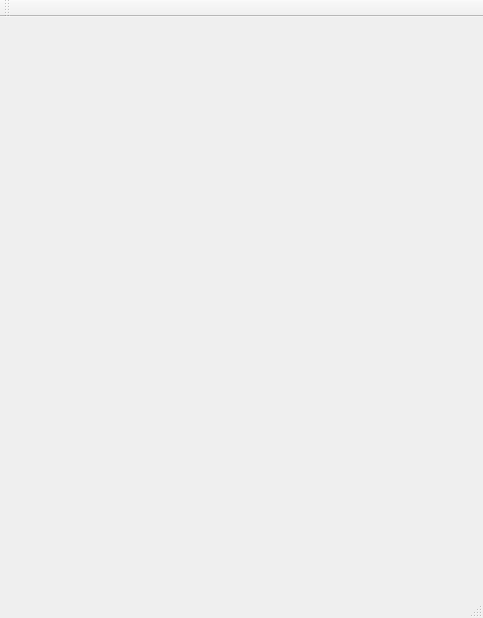
<?xml version="1.0" encoding="UTF-8"?>
<ui version="4.0">
 <class>MainWindow</class>
 <widget class="QMainWindow" name="MainWindow">
  <property name="geometry">
   <rect>
    <x>0</x>
    <y>0</y>
    <width>483</width>
    <height>618</height>
   </rect>
  </property>
  <property name="windowTitle">
   <string>MainWindow</string>
  </property>
  <widget class="QWidget" name="centralWidget"/>
  <widget class="QMenuBar" name="menuBar">
   <property name="geometry">
    <rect>
     <x>0</x>
     <y>0</y>
     <width>483</width>
     <height>30</height>
    </rect>
   </property>
  </widget>
  <widget class="QToolBar" name="mainToolBar">
   <attribute name="toolBarArea">
    <enum>TopToolBarArea</enum>
   </attribute>
   <attribute name="toolBarBreak">
    <bool>false</bool>
   </attribute>
  </widget>
  <widget class="QStatusBar" name="statusBar"/>
 </widget>
 <layoutdefault spacing="6" margin="11"/>
 <resources/>
 <connections/>
</ui>
